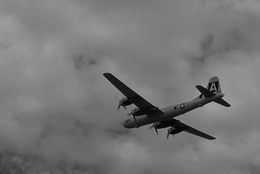
%> input picture Homework1/plane.pgm, 260 x 174 px, shrunk from 481 x 321 before the run
$ octave homework1.m   (GNU Octave 9; MATLAB toolbox functions it lacks are replaced by stand-ins)
%> lines starting %> are read from the running program, lines starting %| are printed output that depends on the picture; in (x1, y1, x2, y2) boxes, pixels count from 0 and x2, y2 are one past the last pixel; in counts of white or black regions, pixels touching at a corner belong together; the program's own positions count from 1
### Homework1/filtering.m
function image_fil=filtering(image_ori,filter)
% width and height of original image
width_i=size(image_ori,2);
height_i=size(image_ori,1);

% width and height of filter
width_f=size(filter,2);
height_f=size(filter,1);
half_wf=(width_f-1)/2;
half_hf=(height_f-1)/2;

% extend
image_temp1=zeros(height_i+half_hf*2,width_i+half_wf*2);
for i=1:height_i
    for j=1:width_i
        image_temp1(i+half_hf,j+half_wf)=image_ori(i,j);
    end
end

% replicate boundary
for i=1:height_i+half_hf*2
    for j=1:width_i+half_wf*2
        if j<=half_wf&&i>=half_hf+1&&i<=height_i+half_hf
            image_temp1(i,j)=image_temp1(i,half_wf+1);
        elseif j>=width_i+half_wf+1&&i>=half_hf+1&&i<=height_i+half_hf
            image_temp1(i,j)=image_temp1(i,width_i+half_wf);
        elseif i<=half_hf&&j>=half_wf+1&&j<=width_i+half_wf
            image_temp1(i,j)=image_temp1(half_hf+1,j);
        elseif i>=height_i+half_hf+1&&j>=half_wf+1&&j<=width_i+half_wf
            image_temp1(i,j)=image_temp1(height_i+half_hf,j);
        elseif j<=half_wf&&i<=half_hf
            image_temp1(i,j)=image_temp1(half_hf+1,half_wf+1);
        elseif j<=half_wf&&i>=height_i+half_hf+1
            image_temp1(i,j)=image_temp1(height_i+half_hf,half_wf+1);
        elseif i<=half_hf&&j>=width_i+half_wf+1
            image_temp1(i,j)=image_temp1(half_hf+1,width_i+half_wf);
        elseif j>=width_i+half_wf+1&&i>=height_i+half_hf+1
            image_temp1(i,j)=image_temp1(height_i+half_hf,width_i+half_wf);
        end
    end
end

% filtering
image_temp2=image_temp1;
for i=1+half_hf:height_i+half_hf
    for j=1+half_wf:width_i+half_wf
        image_temp2(i,j)=sum(sum(filter.*image_temp1(i-half_hf:i+half_hf,j-half_wf:j+half_wf)));
    end
end

% cut
image_fil=zeros(height_i,width_i);
for i=1:height_i
    for j=1:width_i
        image_fil(i,j)=image_temp2(i+half_hf,j+half_wf);
    end
end

end

### Homework1/nms.m
function image=nms(image_ori,direction)
% width and height of original image
width_i=size(image_ori,2);
height_i=size(image_ori,1);

image=zeros(height_i,width_i);
for i=2:height_i-1
    for j=2:width_i-1
        if image_ori(i,j)~=0
            % horizontal, vertical and the two diagonals?
            % 90 degree
            if direction(i,j)<=-67.5||direction(i,j)>=67.5
                temp1=image_ori(i-1,j);
                temp2=image_ori(i+1,j);
            % -45 degree
        	elseif direction(i,j)>-67.5&&direction(i,j)<-22.5
                temp1=image_ori(i-1,j-1);
                temp2=image_ori(i+1,j+1);
            % 0 degree
            elseif direction(i,j)>=-22.5&&direction(i,j)<=22.5
                temp1=image_ori(i,j-1);
                temp2=image_ori(i,j+1);
            % 45 degree
            elseif direction(i,j)>22.5&&direction(i,j)<67.5
                temp1=image_ori(i-1,j+1);
                temp2=image_ori(i+1,j-1);
            end

            if image_ori(i,j)>=temp1&&image_ori(i,j)>=temp2
                image(i,j)=image_ori(i,j);
            end
        end
    end
end

end

### Homework1/homework1.m
clear all;

% input the image
%image=imread('kangaroo.pgm');
image=imread('plane.pgm');
%> image is the input picture: size 174x260 uint8; min 0, max 173, mean 118.3
%image=imread('red.pgm');

% output the original image
% imwrite(image,'kangaroo.bmp','bmp');
imshow(image);

% parameter
sigma=2;
threshold=50;

% width and height of image
i_height=size(image,1);
%> i_height = 174
i_width=size(image,2);
%> i_width = 260

% Problem 1.1: Gaussian filtering
% Gaussian filter matrix
size=sigma*6+1;
half=(size-1)/2;
[x,y]=meshgrid(-half:half,-half:half);
g_filter=exp(-(x.^2+y.^2)/(2*sigma^2))/(2*pi*sigma^2);
g_filter=g_filter./sum(g_filter(:));

% Gaussian filtering
image1=im2double(image);
image2=filtering(image1,g_filter);
%> after the loop in filtering, `for i=1:height_i+half_hf*2`:
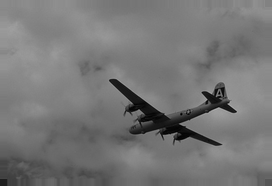
%> image_temp1: size 186x272 double; min 0, max 0.678, mean 0.464

% output the image after Gaussian filtering
% imwrite(image2,'kangaroo_sigma1.bmp','bmp');
figure,imshow(image2);

% Problem 1.2 Gradient computation
% Sobel filter matrix
s_filter_x=[-1,0,1;-2,0,2;-1,0,1];
s_filter_y=[1,2,1;0,0,0;-1,-2,-1];

% Sobel filtering
i_x=filtering(image2,s_filter_x);
%> call 2 of filtering, with filter = [-1 0 1; -2 0 2; -1 0 1]
%> after the loop in filtering (call 2), `for i=1:height_i+half_hf*2`:
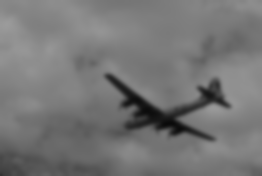
%> image_temp1: size 176x262 double; min 0.0413, max 0.609, mean 0.464
%> after the loop in filtering (call 2), `for i=1+half_hf:height_i+half_hf`:
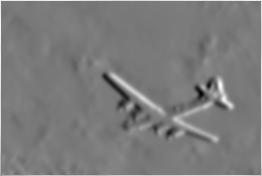
%> image_temp2: size 176x262 double; min -0.583, max 0.633, mean 0.00945; drawn with min black and max white
i_y=filtering(image2,s_filter_y);
%> call 3 of filtering, with filter = [1 2 1; 0 0 0; -1 -2 -1]
%> after the loop in filtering (call 3), `for i=1:height_i`:
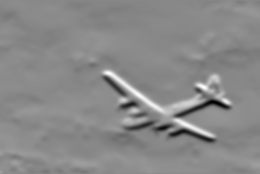
%> image_fil: size 174x260 double; min -0.708, max 0.616, mean 0.00555; drawn with min black and max white

% image gradient
strength=sqrt(i_x.^2 + i_y.^2);
direction=atand(i_y./i_x);
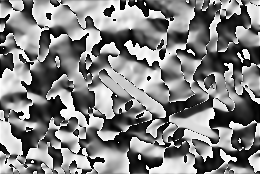
%> direction: size 174x260 double; min -90, max 90, mean 1.6; drawn with min black and max white
image3=im2uint8(strength);
for i=1:i_height
    for j=1:i_width
        if image3(i,j)<threshold
            image3(i,j)=0;
        end
    end
end

% output the image after gradient computation
% imwrite(image3,'kangaroo_sigma1_threshold95.bmp','bmp');
figure,imshow(image3);

% Problem 1.3 non-maximum suppression
% non-maximum suppression
image4=nms(image3,direction);
%> after the loop in nms, `for i=2:height_i-1`:
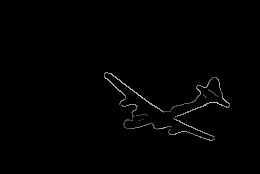
%> image: size 174x260 double; min 0, max 195, mean 1.8
%> after the loop in nms, `for i=2:height_i-1`: temp1 = 84; temp2 = 0
for i=1:i_height
    for j=1:i_width
        if image4(i,j)~=0
            image4(i,j)=255;
        end
    end
end
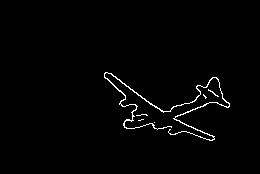
%> image4: size 174x260 double; 1.5% white in thin lines or dots, all inside (x1, y1, x2, y2) = (104, 72, 230, 141)

% output the image after non-maximum suppression
% imwrite(image4,'kangaroo.bmp','bmp');
figure,imshow(image4);

$ run again, with Homework1/kangaroo.pgm copied over Homework1/plane.pgm
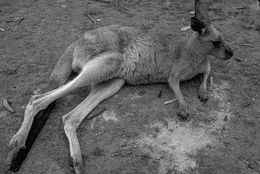
%> input picture Homework1/kangaroo.pgm, 260 x 174 px, shrunk from 481 x 321 before the run
%> image is the input picture: size 174x260 uint8; min 0, max 252, mean 99.5
%> after the loop in filtering (call 3), `for i=1:height_i`:
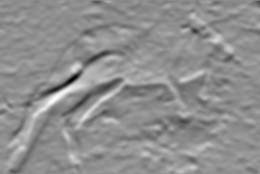
%> image_fil: size 174x260 double; min -0.829, max 0.646, mean -0.000161; drawn with min black and max white
%> after the loop in nms, `for i=2:height_i-1`: temp1 = 63; temp2 = 0
%> after the loop `for i=1:i_height`:
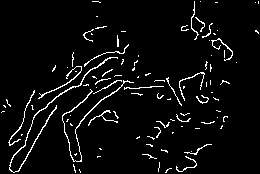
%> image4: size 174x260 double; 4.7% white in thin lines or dots
